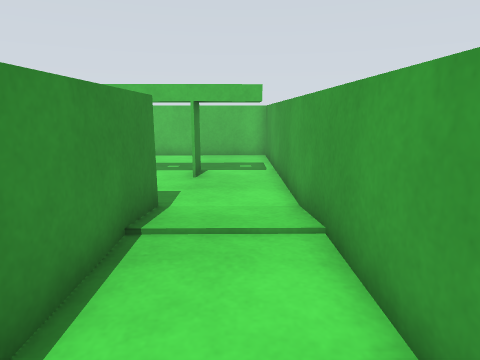
View 1 (above)

17 first-person views from a walk through a Gazebo world. The camera is 0.4 m above the floor, tilts 12° down and sees 75° across. The floor is counted in squares, 0.2 m on a side. Each view is taken from the middle of a square. On the plan, view 1 faces up. The plan holds only what a view shows up to about 17 squares ahead; the rest is blank.

View 2
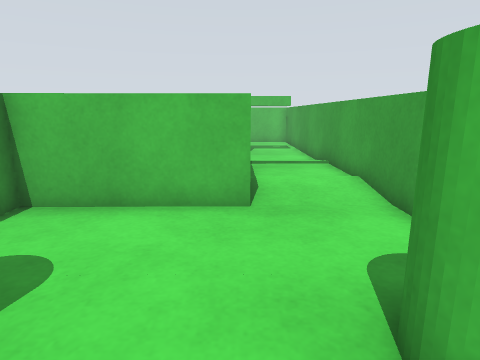

View 3
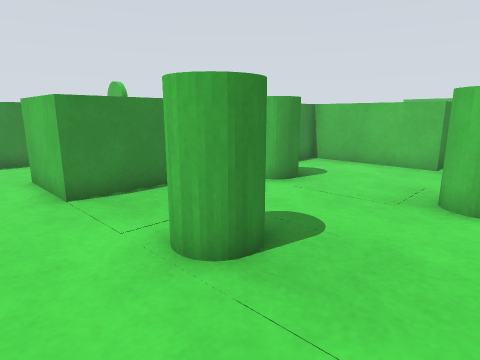

View 4
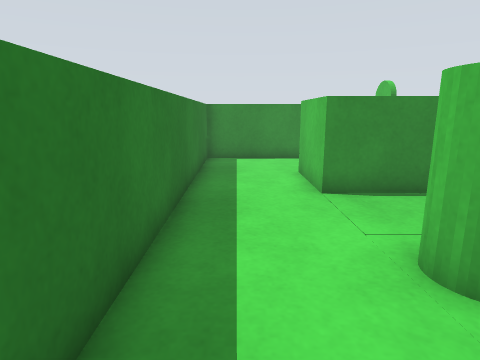

View 5
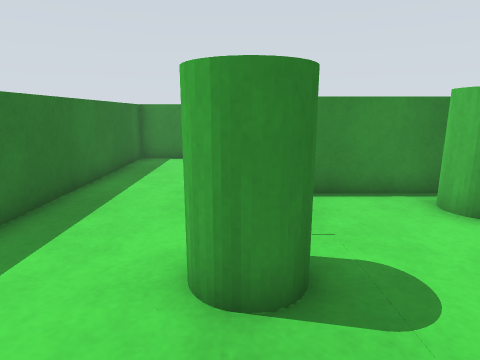

View 6
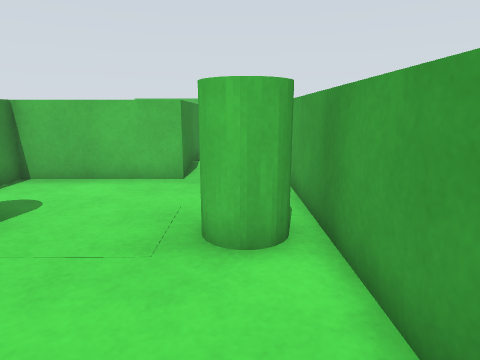

View 7
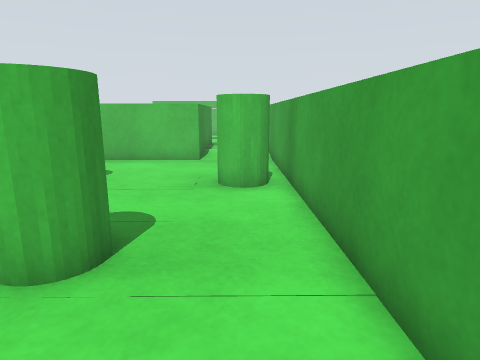

View 8
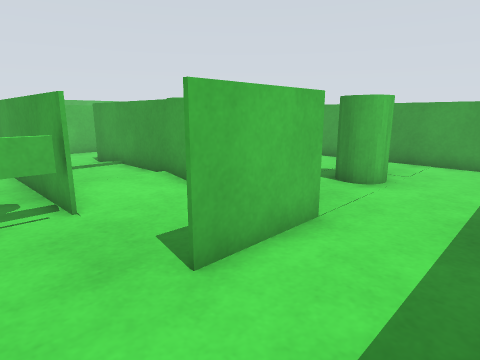

View 9
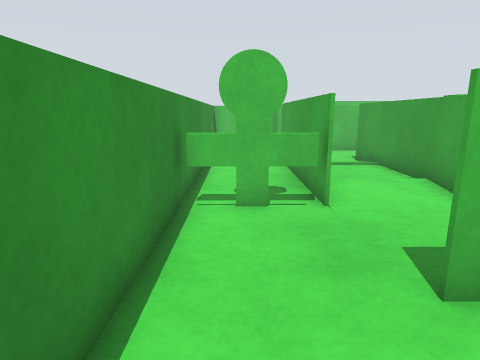

View 10
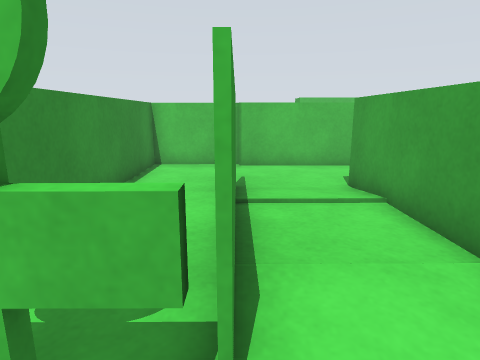

View 11
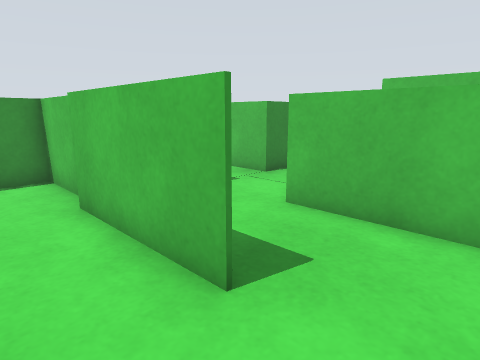

View 12
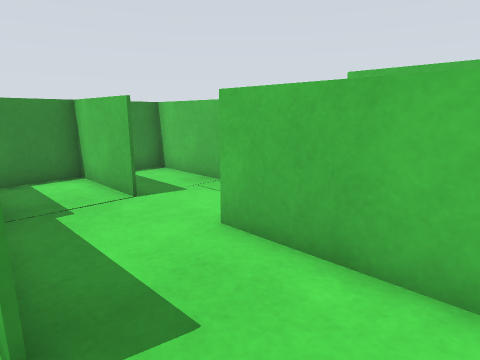

View 13
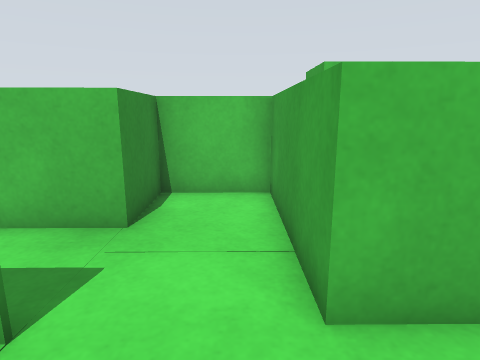

View 14
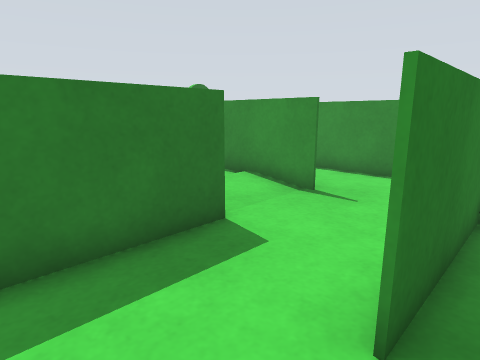

View 15
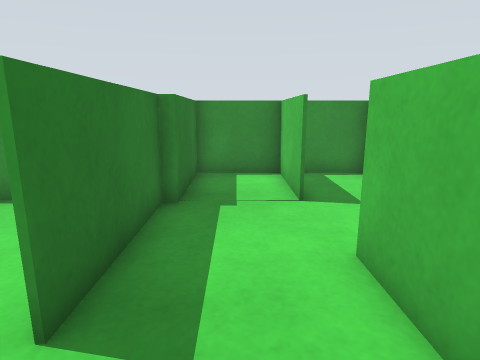

View 16
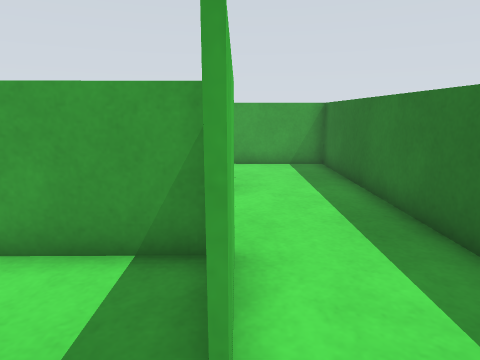

View 17
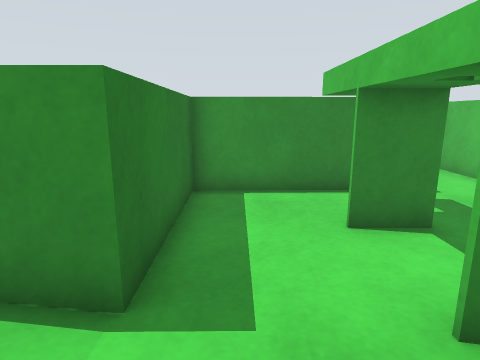

### Floor plan
Key: @ floor where view 1 was taken; # wall or solid block; x gap in a wall; . main floor; : floor 0.05 m higher than the main floor.
Columns run from 14 left of view 1 to 2 right of it. Each row starts with its distance up from view 1.
 12     ####
 11     #..##
 10     #..##########
  9 #####..#........#
  8 #......#........#
  7 #......######...#
  6 ####........#...#
  5 #...........#:::#
  4 #####.......#...#
  3 #...#####...#...#
  2 #.......... #...#
  1 #...........#...#
  0 #......######.@.#
 -1 #...#..#........#
 -2 #...#::#........#
 -3 #...#..#........#
 -4 #...#..#........#
 -5 #...#..###....#x#
 -6 #...#::#........#
 -7 ###x#..#........#
 -8 #......#........#
 -9 ##.....#........#
-10  #.....#...##...#
-11  #...###........#
-12  #..............#
-13  #..............#
-14  #..............#
-15  ################

Positions as (right, up) in squares from view 1, and headings:
1: (0, 0), facing up
2: (-2, -7), facing up
3: (1, -13), facing up-left
4: (1, -13), facing left
5: (1, -10), facing left
6: (0, -10), facing up
7: (0, -14), facing up
8: (-12, -14), facing up-right
9: (-12, -14), facing up
10: (-10, -9), facing up
11: (-3, 1), facing up-left
12: (-3, 3), facing up-left
13: (-8, 4), facing up
14: (-3, 4), facing down-left
15: (-3, 5), facing left
16: (-11, -11), facing right
17: (1, 8), facing left
